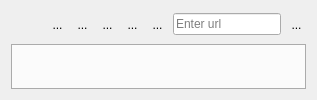
      <widget class="QWidget" name="browserx">
       <property name="sizePolicy">
        <sizepolicy hsizetype="Minimum" vsizetype="Minimum">
         <horstretch>0</horstretch>
         <verstretch>0</verstretch>
        </sizepolicy>
       </property>
       <attribute name="icon">
        <iconset>
         <normaloff>ico/003.png</normaloff>ico/003.png</iconset>
       </attribute>
       <attribute name="title">
        <string>SearchX</string>
       </attribute>
       <layout class="QVBoxLayout" name="verticalLayout_3">
        <item>
         <layout class="QHBoxLayout" name="horizontalLayout_7">
          <item>
           <widget class="QToolButton" name="back">
            <property name="toolTip">
             <string>Back</string>
            </property>
            <property name="styleSheet">
             <string notr="true">QToolButton{border:none;}</string>
            </property>
            <property name="text">
             <string/>
            </property>
            <property name="icon">
             <iconset>
              <normaloff>ico/007.png</normaloff>ico/007.png</iconset>
            </property>
            <property name="iconSize">
             <size>
              <width>28</width>
              <height>24</height>
             </size>
            </property>
            <property name="toolButtonStyle">
             <enum>Qt::ToolButtonFollowStyle</enum>
            </property>
           </widget>
          </item>
          <item>
           <widget class="QToolButton" name="forward">
            <property name="toolTip">
             <string>Forward</string>
            </property>
            <property name="styleSheet">
             <string notr="true">QToolButton{border:none;}</string>
            </property>
            <property name="text">
             <string>...</string>
            </property>
            <property name="icon">
             <iconset>
              <normaloff>ico/017.png</normaloff>ico/017.png</iconset>
            </property>
            <property name="iconSize">
             <size>
              <width>28</width>
              <height>24</height>
             </size>
            </property>
            <property name="toolButtonStyle">
             <enum>Qt::ToolButtonFollowStyle</enum>
            </property>
           </widget>
          </item>
          <item>
           <widget class="QToolButton" name="refresh">
            <property name="toolTip">
             <string>Refresh</string>
            </property>
            <property name="styleSheet">
             <string notr="true">QToolButton{border:none;}</string>
            </property>
            <property name="text">
             <string>...</string>
            </property>
            <property name="icon">
             <iconset>
              <normaloff>ico/002.png</normaloff>ico/002.png</iconset>
            </property>
            <property name="iconSize">
             <size>
              <width>28</width>
              <height>24</height>
             </size>
            </property>
           </widget>
          </item>
          <item>
           <widget class="QToolButton" name="home">
            <property name="toolTip">
             <string>Home</string>
            </property>
            <property name="styleSheet">
             <string notr="true">QToolButton{border:none;}</string>
            </property>
            <property name="text">
             <string>...</string>
            </property>
            <property name="icon">
             <iconset>
              <normaloff>ico/025.png</normaloff>ico/025.png</iconset>
            </property>
            <property name="iconSize">
             <size>
              <width>28</width>
              <height>24</height>
             </size>
            </property>
            <property name="toolButtonStyle">
             <enum>Qt::ToolButtonFollowStyle</enum>
            </property>
           </widget>
          </item>
          <item>
           <widget class="QToolButton" name="addtab">
            <property name="toolTip">
             <string>Add new tab</string>
            </property>
            <property name="styleSheet">
             <string notr="true">QToolButton{border:none;}</string>
            </property>
            <property name="text">
             <string>...</string>
            </property>
            <property name="icon">
             <iconset>
              <normaloff>ico/004.png</normaloff>ico/004.png</iconset>
            </property>
            <property name="iconSize">
             <size>
              <width>28</width>
              <height>24</height>
             </size>
            </property>
            <property name="toolButtonStyle">
             <enum>Qt::ToolButtonFollowStyle</enum>
            </property>
           </widget>
          </item>
          <item>
           <widget class="QToolButton" name="httpsicon">
            <property name="styleSheet">
             <string notr="true">QToolButton{border:none;}</string>
            </property>
            <property name="text">
             <string>...</string>
            </property>
            <property name="icon">
             <iconset>
              <normaloff>ico/013.png</normaloff>ico/013.png</iconset>
            </property>
            <property name="toolButtonStyle">
             <enum>Qt::ToolButtonFollowStyle</enum>
            </property>
           </widget>
          </item>
          <item>
           <widget class="QLineEdit" name="urlbox">
            <property name="toolTip">
             <string/>
            </property>
            <property name="placeholderText">
             <string>Enter url</string>
            </property>
           </widget>
          </item>
          <item>
           <widget class="QToolButton" name="stop">
            <property name="toolTip">
             <string>Stop loading</string>
            </property>
            <property name="styleSheet">
             <string notr="true">QToolButton{border:none;}</string>
            </property>
            <property name="text">
             <string>...</string>
            </property>
            <property name="icon">
             <iconset>
              <normaloff>ico/015.png</normaloff>ico/015.png</iconset>
            </property>
            <property name="iconSize">
             <size>
              <width>30</width>
              <height>24</height>
             </size>
            </property>
            <property name="toolButtonStyle">
             <enum>Qt::ToolButtonFollowStyle</enum>
            </property>
           </widget>
          </item>
         </layout>
        </item>
        <item>
         <widget class="QTabWidget" name="searchx">
          <property name="tabPosition">
           <enum>QTabWidget::South</enum>
          </property>
          <property name="currentIndex">
           <number>-1</number>
          </property>
          <property name="documentMode">
           <bool>false</bool>
          </property>
          <property name="tabsClosable">
           <bool>true</bool>
          </property>
          <property name="movable">
           <bool>true</bool>
          </property>
          <property name="tabBarAutoHide">
           <bool>false</bool>
          </property>
         </widget>
        </item>
       </layout>
      </widget>
